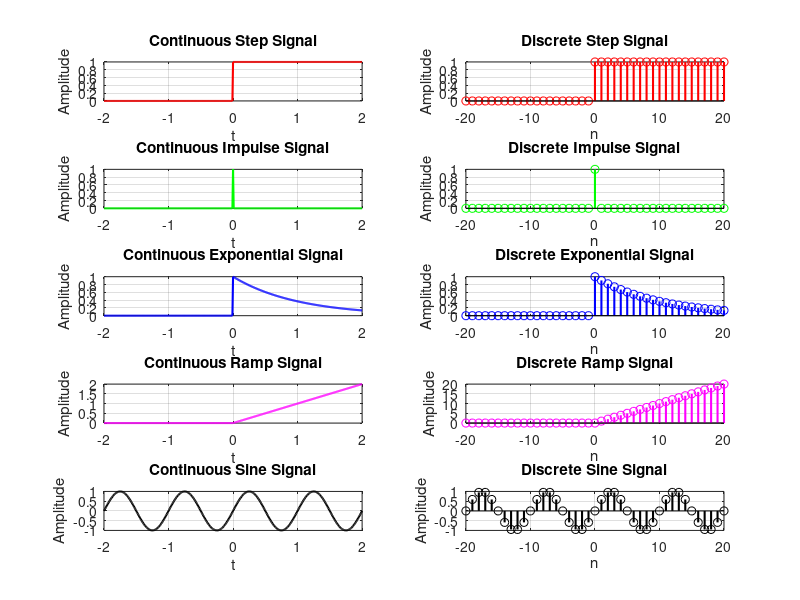
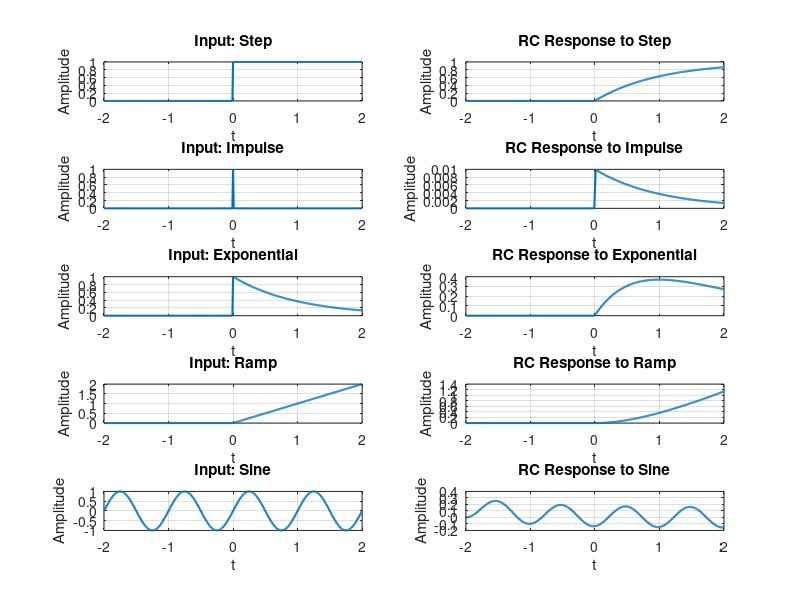

Reproduce these figures in MATLAB, in order.
% MATLAB Program to generate and visualize common signals and analyze RC circuit response

clc;
clear;
close all;

%% Time definitions
t = -2:0.01:2;       % Continuous-time range
n = -20:1:20;        % Discrete-time range
T = 0.1;             % Sampling period for discrete signals
RC = 1;              % RC circuit time constant

%% Signal Definitions
% Step Signal
step_ct = t >= 0;
step_dt = n >= 0;

% Impulse Signal
impulse_ct = t == 0;
impulse_dt = n == 0;

% Exponential Signal
exp_ct = exp(-t) .* (t >= 0);
exp_dt = exp(-n*T) .* (n >= 0);

% Ramp Signal
ramp_ct = t .* (t >= 0);
ramp_dt = n .* (n >= 0);

% Sine Signal
sine_ct = sin(2*pi*t);
sine_dt = sin(2*pi*n*T);

%% Visualization of Signals
figure;

% Continuous-time Signals
subplot(5, 2, 1); plot(t, step_ct, 'r', 'LineWidth', 1.5); grid on;
title('Continuous Step Signal'); xlabel('t'); ylabel('Amplitude');

subplot(5, 2, 3); plot(t, impulse_ct, 'g', 'LineWidth', 1.5); grid on;
title('Continuous Impulse Signal'); xlabel('t'); ylabel('Amplitude');

subplot(5, 2, 5); plot(t, exp_ct, 'b', 'LineWidth', 1.5); grid on;
title('Continuous Exponential Signal'); xlabel('t'); ylabel('Amplitude');

subplot(5, 2, 7); plot(t, ramp_ct, 'm', 'LineWidth', 1.5); grid on;
title('Continuous Ramp Signal'); xlabel('t'); ylabel('Amplitude');

subplot(5, 2, 9); plot(t, sine_ct, 'k', 'LineWidth', 1.5); grid on;
title('Continuous Sine Signal'); xlabel('t'); ylabel('Amplitude');

% Discrete-time Signals
subplot(5, 2, 2); stem(n, step_dt, 'r', 'LineWidth', 1.5); grid on;
title('Discrete Step Signal'); xlabel('n'); ylabel('Amplitude');

subplot(5, 2, 4); stem(n, impulse_dt, 'g', 'LineWidth', 1.5); grid on;
title('Discrete Impulse Signal'); xlabel('n'); ylabel('Amplitude');

subplot(5, 2, 6); stem(n, exp_dt, 'b', 'LineWidth', 1.5); grid on;
title('Discrete Exponential Signal'); xlabel('n'); ylabel('Amplitude');

subplot(5, 2, 8); stem(n, ramp_dt, 'm', 'LineWidth', 1.5); grid on;
title('Discrete Ramp Signal'); xlabel('n'); ylabel('Amplitude');

subplot(5, 2, 10); stem(n, sine_dt, 'k', 'LineWidth', 1.5); grid on;
title('Discrete Sine Signal'); xlabel('n'); ylabel('Amplitude');

%% First-order RC Circuit Response
% RC Transfer Function: H(s) = 1 / (RCs + 1)
H = tf([1], [RC, 1]);

% Input Signals
inputs = {step_ct, impulse_ct, exp_ct, ramp_ct, sine_ct};
input_names = {'Step', 'Impulse', 'Exponential', 'Ramp', 'Sine'};

% Circuit Response Analysis
figure;
for i = 1:length(inputs)
    input_signal = inputs{i};
    
    % Compute circuit response
    [y, t_out] = lsim(H, input_signal, t);
    
    % Plot input and response
    subplot(length(inputs), 2, 2*i-1); plot(t, input_signal, 'LineWidth', 1.5); grid on;
    title(['Input: ', input_names{i}]); xlabel('t'); ylabel('Amplitude');
    
    subplot(length(inputs), 2, 2*i); plot(t_out, y, 'LineWidth', 1.5); grid on;
    title(['RC Response to ', input_names{i}]); xlabel('t'); ylabel('Amplitude');
end